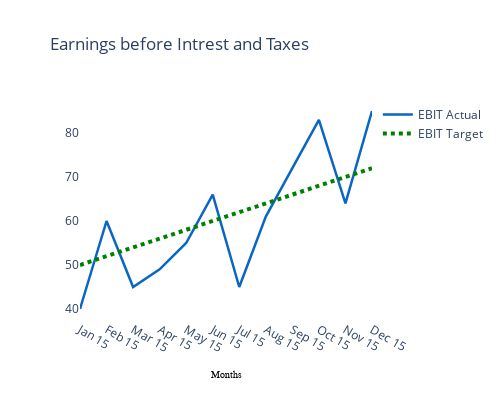

Notebook code for this chart:
### Code cell
def create_doublelinechart(df3,
                        label="DATE",
                        value1="VALUE1",
                        value2="VALUE2",
                        xaxis_title="Months"):    
    fig2 = go.Figure()
    # Add traces

    fig2.add_trace(
        go.Scatter(
            x=df3[label],
            y=df3[value1],
            mode="lines",
            name="EBIT Actual",
            line=dict(color="#0A66C2", width=2.5),
        ),
    )
    
    fig2.add_trace(
        go.Scatter(
            x=df3[label],
            y=df3[value2],
            mode="lines",
            name="EBIT Target",
            line=dict(color='green', width=4, dash='dot'),
        ),
    )  
    # Add figure title
    fig2.update_layout(
        yaxis_tickformat = ',',
        title_text="Earnings before Intrest and Taxes",
        title_x=0.1,
        #title_font=dict(family="Arial", size=18, color="black"),
        legend=None,
        plot_bgcolor="#ffffff",
        width=500,
        height=400,
        paper_bgcolor="white",
        xaxis_title=xaxis_title,
        xaxis_title_font=dict(family="Arial", size=10, color="black"),
    )

    fig2.show()
    return fig2

doubleline = create_doublelinechart(df3)

### Figure 1 — Plotly figure (JSON) as saved in the notebook; plotly's stock layout.template omitted (floating-point values rounded to 4 significant figures)
{"data": [{"line": {"color": "#0A66C2", "width": 2.5}, "mode": "lines", "name": "EBIT Actual", "type": "scatter", "x": ["Jan 15", "Feb 15", "Mar 15", "Apr 15", "May 15", "Jun 15", "Jul 15", "Aug 15", "Sep 15", "Oct 15", "Nov 15", "Dec 15"], "y": [40, 60, 45, 49, 55, 66, 45, 61, 72, 83, 64, 85]}, {"line": {"color": "green", "dash": "dot", "width": 4}, "mode": "lines", "name": "EBIT Target", "type": "scatter", "x": ["Jan 15", "Feb 15", "Mar 15", "Apr 15", "May 15", "Jun 15", "Jul 15", "Aug 15", "Sep 15", "Oct 15", "Nov 15", "Dec 15"], "y": [50, 52, 54, 56, 58, 60, 62, 64, 66, 68, 70, 72]}], "layout": {"height": 400, "legend": {}, "paper_bgcolor": "white", "plot_bgcolor": "#ffffff", "title": {"text": "Earnings before Intrest and Taxes", "x": 0.1}, "width": 500, "xaxis": {"autorange": true, "range": [0, 11], "title": {"font": {"color": "black", "family": "Arial", "size": 10}, "text": "Months"}, "type": "category"}, "yaxis": {"autorange": true, "range": [37.5, 87.5], "tickformat": ",", "type": "linear"}}}
